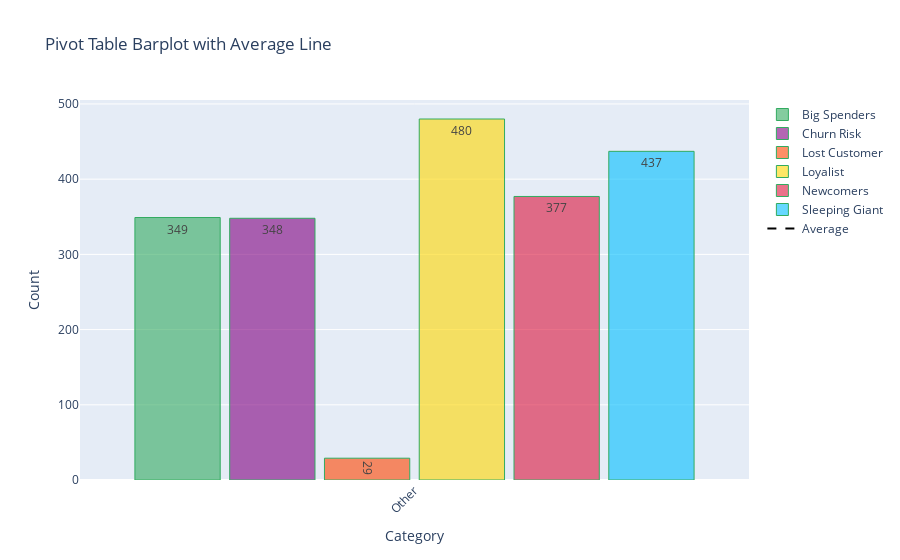

The notebook cell this image was saved under:
### Code cell
pt = df.pivot_table(index='Category', columns='cluster_name', values='order_id', aggfunc='count', fill_value=0)

# list warna
colors = ['rgba(50, 171, 96, 0.6)', 'rgba(128, 0, 128, 0.6)', 'rgba(255, 69, 0, 0.6)', 
          'rgba(255, 215, 0, 0.6)', 'rgba(220, 20, 60, 0.6)', 'rgba(0, 191, 255, 0.6)', 
          'rgba(0, 0, 205, 0.6)', 'rgba(255, 99, 71, 0.6)']

# Menghitung rata-rata jumlah untuk setiap kategori
avg_values = pt.mean(axis=1)

fig = go.Figure()

for i, col in enumerate(pt.columns):
    fig.add_trace(
        go.Bar(
            x=pt.index,
            y=pt[col],
            name=col,
            text=pt[col],
            textposition='auto',
            marker=dict(
                color=colors[i],
                line=dict(
                    color='rgba(50, 171, 96, 1.0)',
                    width=1
                )
            )
        )
    )

# Menambahkan garis rata-rata
fig.add_trace(
    go.Scatter(
        x=pt.index,
        y=avg_values,
        mode='lines',
        name='Average',
        line=dict(
            color='black',
            width=2,
            dash='dash'
        )
    )
)

fig.update_layout(
    title='Pivot Table Barplot with Average Line',
    xaxis_tickangle=-45,
    xaxis_title='Category',
    yaxis_title='Count',
    barmode='group',
    bargap=0.15,
    bargroupgap=0.1
)

fig.show()

### Figure 1 — Plotly figure (JSON) as saved in the notebook; plotly's stock layout.template omitted (floating-point values rounded to 4 significant figures)
{"data": [{"marker": {"color": "rgba(50, 171, 96, 0.6)", "line": {"color": "rgba(50, 171, 96, 1.0)", "width": 1}}, "name": "Big Spenders", "text": [349], "textposition": "auto", "type": "bar", "x": ["Other"], "y": [349]}, {"marker": {"color": "rgba(128, 0, 128, 0.6)", "line": {"color": "rgba(50, 171, 96, 1.0)", "width": 1}}, "name": "Churn Risk", "text": [348], "textposition": "auto", "type": "bar", "x": ["Other"], "y": [348]}, {"marker": {"color": "rgba(255, 69, 0, 0.6)", "line": {"color": "rgba(50, 171, 96, 1.0)", "width": 1}}, "name": "Lost Customer", "text": [29], "textposition": "auto", "type": "bar", "x": ["Other"], "y": [29]}, {"marker": {"color": "rgba(255, 215, 0, 0.6)", "line": {"color": "rgba(50, 171, 96, 1.0)", "width": 1}}, "name": "Loyalist", "text": [480], "textposition": "auto", "type": "bar", "x": ["Other"], "y": [480]}, {"marker": {"color": "rgba(220, 20, 60, 0.6)", "line": {"color": "rgba(50, 171, 96, 1.0)", "width": 1}}, "name": "Newcomers", "text": [377], "textposition": "auto", "type": "bar", "x": ["Other"], "y": [377]}, {"marker": {"color": "rgba(0, 191, 255, 0.6)", "line": {"color": "rgba(50, 171, 96, 1.0)", "width": 1}}, "name": "Sleeping Giant", "text": [437], "textposition": "auto", "type": "bar", "x": ["Other"], "y": [437]}, {"line": {"color": "black", "dash": "dash", "width": 2}, "mode": "lines", "name": "Average", "type": "scatter", "x": ["Other"], "y": [336.7]}], "layout": {"bargap": 0.15, "bargroupgap": 0.1, "barmode": "group", "title": {"text": "Pivot Table Barplot with Average Line"}, "xaxis": {"tickangle": -45, "title": {"text": "Category"}}, "yaxis": {"title": {"text": "Count"}}}}
